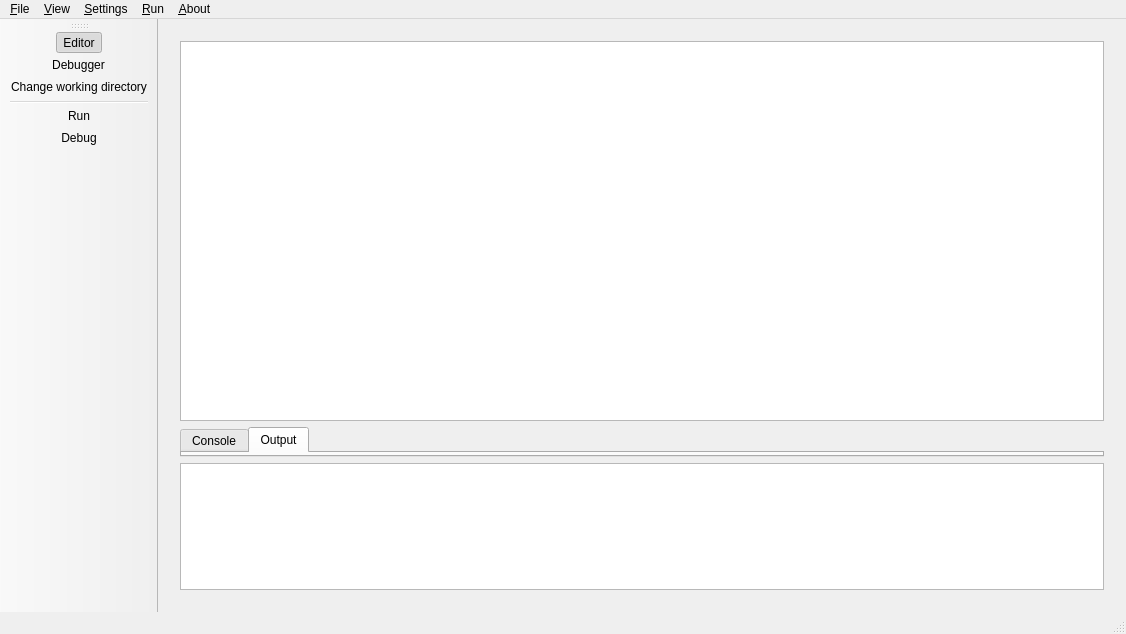
<?xml version="1.0" encoding="UTF-8"?>
<ui version="4.0">
 <class>MainWindow</class>
 <widget class="QMainWindow" name="MainWindow">
  <property name="geometry">
   <rect>
    <x>0</x>
    <y>0</y>
    <width>1126</width>
    <height>634</height>
   </rect>
  </property>
  <property name="sizePolicy">
   <sizepolicy hsizetype="Preferred" vsizetype="Preferred">
    <horstretch>1</horstretch>
    <verstretch>1</verstretch>
   </sizepolicy>
  </property>
  <property name="windowTitle">
   <string>MainWindow</string>
  </property>
  <widget class="QWidget" name="centralWidget">
   <property name="sizePolicy">
    <sizepolicy hsizetype="Expanding" vsizetype="Expanding">
     <horstretch>1</horstretch>
     <verstretch>1</verstretch>
    </sizepolicy>
   </property>
   <layout class="QVBoxLayout" name="verticalLayout">
    <item>
     <widget class="QStackedWidget" name="stackedWidget">
      <property name="sizePolicy">
       <sizepolicy hsizetype="Expanding" vsizetype="Expanding">
        <horstretch>1</horstretch>
        <verstretch>1</verstretch>
       </sizepolicy>
      </property>
      <property name="baseSize">
       <size>
        <width>0</width>
        <height>0</height>
       </size>
      </property>
      <property name="currentIndex">
       <number>0</number>
      </property>
      <widget class="QWidget" name="page_5">
       <property name="sizePolicy">
        <sizepolicy hsizetype="Expanding" vsizetype="Expanding">
         <horstretch>1</horstretch>
         <verstretch>1</verstretch>
        </sizepolicy>
       </property>
       <layout class="QGridLayout" name="gridLayout">
        <item row="0" column="0">
         <widget class="QPlainTextEdit" name="plainTextEdit">
          <property name="sizePolicy">
           <sizepolicy hsizetype="Expanding" vsizetype="Expanding">
            <horstretch>2</horstretch>
            <verstretch>3</verstretch>
           </sizepolicy>
          </property>
          <property name="sizeIncrement">
           <size>
            <width>0</width>
            <height>0</height>
           </size>
          </property>
         </widget>
        </item>
        <item row="1" column="0">
         <widget class="QTabWidget" name="tabWidget">
          <property name="currentIndex">
           <number>1</number>
          </property>
          <widget class="QWidget" name="tab">
           <attribute name="title">
            <string>Console</string>
           </attribute>
           <zorder>textBrowser</zorder>
           <zorder>plainTextEdit</zorder>
          </widget>
          <widget class="QWidget" name="tab_2">
           <attribute name="title">
            <string>Output</string>
           </attribute>
          </widget>
         </widget>
        </item>
        <item row="2" column="0">
         <widget class="QTextBrowser" name="textBrowser">
          <property name="sizePolicy">
           <sizepolicy hsizetype="Expanding" vsizetype="Expanding">
            <horstretch>2</horstretch>
            <verstretch>1</verstretch>
           </sizepolicy>
          </property>
         </widget>
        </item>
       </layout>
       <zorder>tabWidget</zorder>
       <zorder>plainTextEdit</zorder>
       <zorder>tabWidget</zorder>
       <zorder>textBrowser</zorder>
      </widget>
      <widget class="QWidget" name="page_6">
       <property name="sizePolicy">
        <sizepolicy hsizetype="Expanding" vsizetype="Expanding">
         <horstretch>1</horstretch>
         <verstretch>1</verstretch>
        </sizepolicy>
       </property>
       <layout class="QGridLayout" name="gridLayout_6">
        <item row="0" column="0">
         <widget class="QLabel" name="label">
          <property name="sizePolicy">
           <sizepolicy hsizetype="Expanding" vsizetype="Expanding">
            <horstretch>1</horstretch>
            <verstretch>1</verstretch>
           </sizepolicy>
          </property>
          <property name="font">
           <font>
            <pointsize>14</pointsize>
           </font>
          </property>
          <property name="text">
           <string>No debugger has been launched yet.</string>
          </property>
          <property name="alignment">
           <set>Qt::AlignCenter</set>
          </property>
         </widget>
        </item>
       </layout>
      </widget>
     </widget>
    </item>
   </layout>
  </widget>
  <widget class="QMenuBar" name="menuBar">
   <property name="geometry">
    <rect>
     <x>0</x>
     <y>0</y>
     <width>1126</width>
     <height>26</height>
    </rect>
   </property>
   <widget class="QMenu" name="menu_File">
    <property name="title">
     <string>&amp;File</string>
    </property>
    <addaction name="action_Open"/>
    <addaction name="action_Save_script"/>
    <addaction name="actionSave_script_as"/>
    <addaction name="action_Exit"/>
   </widget>
   <widget class="QMenu" name="menu_About">
    <property name="title">
     <string>&amp;About</string>
    </property>
   </widget>
   <widget class="QMenu" name="menu_View">
    <property name="title">
     <string>&amp;View</string>
    </property>
    <addaction name="actionSwitch_to_Editor"/>
    <addaction name="actionSwitch_to_Debugger"/>
   </widget>
   <widget class="QMenu" name="menu_Setup">
    <property name="title">
     <string>&amp;Settings</string>
    </property>
    <addaction name="actionChange_working_directory"/>
   </widget>
   <widget class="QMenu" name="menu_Run">
    <property name="title">
     <string>&amp;Run</string>
    </property>
    <addaction name="actionRun_script"/>
    <addaction name="actionDebug"/>
   </widget>
   <addaction name="menu_File"/>
   <addaction name="menu_View"/>
   <addaction name="menu_Setup"/>
   <addaction name="menu_Run"/>
   <addaction name="menu_About"/>
  </widget>
  <widget class="QStatusBar" name="statusBar"/>
  <widget class="QToolBar" name="mainToolBar">
   <attribute name="toolBarArea">
    <enum>LeftToolBarArea</enum>
   </attribute>
   <attribute name="toolBarBreak">
    <bool>false</bool>
   </attribute>
   <addaction name="actionSwitch_to_Editor"/>
   <addaction name="actionSwitch_to_Debugger"/>
   <addaction name="actionChange_working_directory"/>
   <addaction name="separator"/>
   <addaction name="actionRun_script"/>
   <addaction name="actionDebug"/>
  </widget>
  <action name="action_Open">
   <property name="text">
    <string>&amp;Load script...</string>
   </property>
  </action>
  <action name="action_Save_script">
   <property name="text">
    <string>&amp;Save script...</string>
   </property>
   <property name="shortcut">
    <string>Ctrl+S</string>
   </property>
  </action>
  <action name="action_Exit">
   <property name="text">
    <string>&amp;Exit</string>
   </property>
  </action>
  <action name="actionSwitch_to_Editor">
   <property name="checkable">
    <bool>true</bool>
   </property>
   <property name="checked">
    <bool>true</bool>
   </property>
   <property name="icon">
    <iconset resource="resources.qrc">
     <normaloff>:/icons/editor_icon.png</normaloff>:/icons/editor_icon.png</iconset>
   </property>
   <property name="text">
    <string>Editor</string>
   </property>
   <property name="toolTip">
    <string>Switch to Editor</string>
   </property>
  </action>
  <action name="actionSwitch_to_Debugger">
   <property name="checkable">
    <bool>true</bool>
   </property>
   <property name="icon">
    <iconset resource="resources.qrc">
     <normaloff>:/icons/debugger_icon.png</normaloff>:/icons/debugger_icon.png</iconset>
   </property>
   <property name="text">
    <string>Debugger</string>
   </property>
   <property name="toolTip">
    <string>Switch to Debugger</string>
   </property>
  </action>
  <action name="actionChange_working_directory">
   <property name="icon">
    <iconset resource="resources.qrc">
     <normaloff>:/icons/working_icon.png</normaloff>:/icons/working_icon.png</iconset>
   </property>
   <property name="text">
    <string>Change working directory...</string>
   </property>
  </action>
  <action name="actionRun_script">
   <property name="icon">
    <iconset resource="resources.qrc">
     <normaloff>:/icons/run_icon.png</normaloff>:/icons/run_icon.png</iconset>
   </property>
   <property name="text">
    <string>Run</string>
   </property>
   <property name="shortcut">
    <string>Ctrl+R</string>
   </property>
  </action>
  <action name="actionDebug">
   <property name="icon">
    <iconset resource="resources.qrc">
     <normaloff>:/icons/debug_icon.png</normaloff>:/icons/debug_icon.png</iconset>
   </property>
   <property name="text">
    <string>Debug</string>
   </property>
  </action>
  <action name="actionSave_script_as">
   <property name="text">
    <string>Save script as...</string>
   </property>
  </action>
 </widget>
 <layoutdefault spacing="6" margin="11"/>
 <resources>
  <include location="resources.qrc"/>
 </resources>
 <connections/>
</ui>
